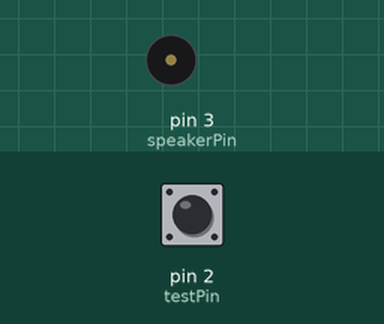
This sketch was run on a simulated Arduino Uno, built with avr-gcc and run on an emulated ATmega328P. Parts: buzzer (waves = sounding). The test bench sets the inputs (shaded band); at power-on: pin 2 (testPin) HIGH.

Above: at 1.2 s.
1.3 s: pin 2 (testPin) pulled LOW for 0.15 s
At 2.0 s:
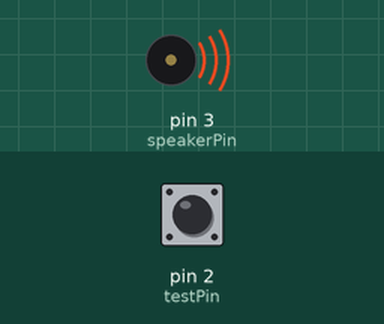
4.4 s: pin 2 (testPin) pulled LOW for 1 s
At 7.2 s:
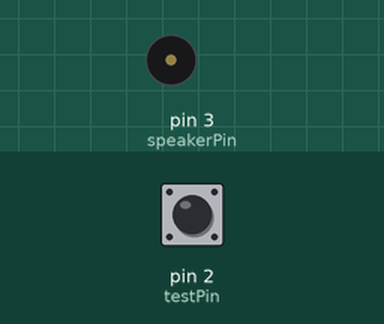
7.4 s: pin 2 (testPin) pulled LOW for 3.2 s
At 8.2 s:
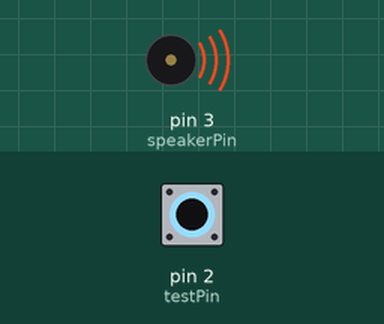
Timing chart, 0 to 13.5 s (numbered marks = the images above; inputs shaded):
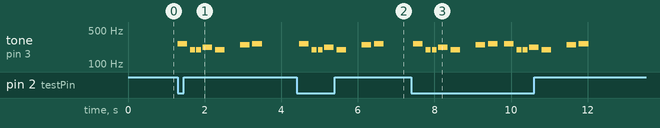

The sketch:

WaterWarning.ino
```cpp
/*
  WaterWarning
  this sketch plays a melody when a water level is detected at the waterDetectorPin
  it only tests every 5 minutes, which is enough annoyance for my application. You
  may want to change the value for interval to something shorter.

 http://www.arduino.cc/en/Tutorial/Tone

 */
#include "pitches.h"

const int speakerPin = 3;
const int testPin = 2;
const int waterDetectorPin = 5;
bool playing = false;
unsigned long previousMillis = 0;        // will store last time LED was updated
const long interval = 300000;           // interval at which to blink (milliseconds)


// notes in the melody:
int melody[] = {
  NOTE_C4, NOTE_G3, NOTE_G3, NOTE_A3, NOTE_G3, 0, NOTE_B3, NOTE_C4
};

// note durations: 4 = quarter note, 8 = eighth note, etc.:
int noteDurations[] = {
  4, 8, 8, 4, 4, 4, 4, 4
};

void tricalabamba() {
    // iterate over the notes of the melody:
  for (int thisNote = 0; thisNote < 8; thisNote++) {

    // to calculate the note duration, take one second
    // divided by the note type.
    //e.g. quarter note = 1000 / 4, eighth note = 1000/8, etc.
    int noteDuration = 1000 / noteDurations[thisNote];
    tone(3, melody[thisNote], noteDuration);

    // to distinguish the notes, set a minimum time between them.
    // the note's duration + 30% seems to work well:
    int pauseBetweenNotes = noteDuration * 1.30;
    delay(pauseBetweenNotes);
    // stop the tone playing:
    noTone(3);
  }
  playing = false;
}

void setup() {
  Serial.begin(115200);
  pinMode(speakerPin, OUTPUT);
  pinMode(testPin, INPUT_PULLUP);
  pinMode(waterDetectorPin, INPUT);
}

void loop() {
   if (digitalRead(testPin) == LOW && !playing) {
      playing = true;
      tricalabamba();
   }
   if ((millis() - previousMillis) >= interval) {
     // only test level and make noise every interval ms

     int water = digitalRead(waterDetectorPin);
     int level = analogRead(A0);

     Serial.print(water);
     Serial.print(" --> ");
     Serial.println(level);

     if (water == LOW && !playing) {
        playing = true;
        tricalabamba();
     }
     previousMillis = millis();
   }
  delay(100);

}
```

pitches.h
```cpp
/*************************************************
 * Public Constants
 *************************************************/

#define NOTE_B0  31
#define NOTE_C1  33
#define NOTE_CS1 35
#define NOTE_D1  37
#define NOTE_DS1 39
#define NOTE_E1  41
#define NOTE_F1  44
#define NOTE_FS1 46
#define NOTE_G1  49
#define NOTE_GS1 52
#define NOTE_A1  55
#define NOTE_AS1 58
#define NOTE_B1  62
#define NOTE_C2  65
#define NOTE_CS2 69
#define NOTE_D2  73
#define NOTE_DS2 78
#define NOTE_E2  82
#define NOTE_F2  87
#define NOTE_FS2 93
#define NOTE_G2  98
#define NOTE_GS2 104
#define NOTE_A2  110
#define NOTE_AS2 117
#define NOTE_B2  123
#define NOTE_C3  131
#define NOTE_CS3 139
#define NOTE_D3  147
#define NOTE_DS3 156
#define NOTE_E3  165
#define NOTE_F3  175
#define NOTE_FS3 185
#define NOTE_G3  196
#define NOTE_GS3 208
#define NOTE_A3  220
#define NOTE_AS3 233
#define NOTE_B3  247
#define NOTE_C4  262
#define NOTE_CS4 277
#define NOTE_D4  294
#define NOTE_DS4 311
#define NOTE_E4  330
#define NOTE_F4  349
#define NOTE_FS4 370
#define NOTE_G4  392
#define NOTE_GS4 415
#define NOTE_A4  440
#define NOTE_AS4 466
#define NOTE_B4  494
#define NOTE_C5  523
#define NOTE_CS5 554
#define NOTE_D5  587
#define NOTE_DS5 622
#define NOTE_E5  659
#define NOTE_F5  698
#define NOTE_FS5 740
#define NOTE_G5  784
#define NOTE_GS5 831
#define NOTE_A5  880
#define NOTE_AS5 932
#define NOTE_B5  988
#define NOTE_C6  1047
#define NOTE_CS6 1109
#define NOTE_D6  1175
#define NOTE_DS6 1245
#define NOTE_E6  1319
#define NOTE_F6  1397
#define NOTE_FS6 1480
#define NOTE_G6  1568
#define NOTE_GS6 1661
#define NOTE_A6  1760
#define NOTE_AS6 1865
#define NOTE_B6  1976
#define NOTE_C7  2093
#define NOTE_CS7 2217
#define NOTE_D7  2349
#define NOTE_DS7 2489
#define NOTE_E7  2637
#define NOTE_F7  2794
#define NOTE_FS7 2960
#define NOTE_G7  3136
#define NOTE_GS7 3322
#define NOTE_A7  3520
#define NOTE_AS7 3729
#define NOTE_B7  3951
#define NOTE_C8  4186
#define NOTE_CS8 4435
#define NOTE_D8  4699
#define NOTE_DS8 4978
```

Measured:
- after the input at 1.3 s, tone on pin 3 (speakerPin): plays 262 Hz for 0.25 s, 196 Hz for 0.13 s, 196 Hz for 0.13 s, 220 Hz for 0.25 s, 196 Hz for 0.25 s, 247 Hz for 0.25 s … (7 notes in this stretch), starting at once
- after the input at 4.4 s, tone on pin 3 (speakerPin): plays 262 Hz for 0.25 s, 196 Hz for 0.13 s, 196 Hz for 0.13 s, 220 Hz for 0.25 s, 196 Hz for 0.25 s, 247 Hz for 0.25 s … (7 notes in this stretch), starting after 0.08 s
- after the input at 7.4 s, tone on pin 3 (speakerPin): plays 262 Hz for 0.25 s, 196 Hz for 0.13 s, 196 Hz for 0.13 s, 220 Hz for 0.25 s, 196 Hz for 0.25 s, 247 Hz for 0.25 s … (14 notes in this stretch), starting after 0.05 s
